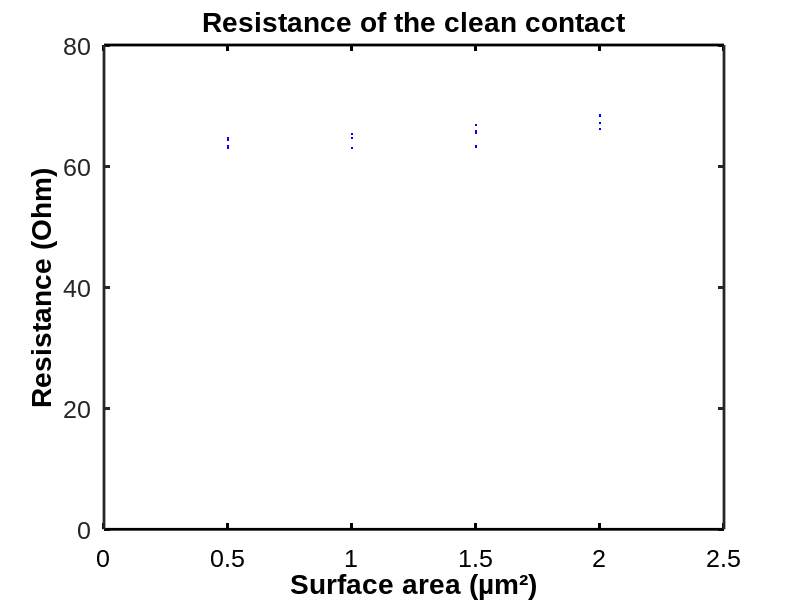

The MATLAB source for this figure:
clear all
clc

R=[63.34 63.08 64.42 64.64 0 65.32 64.6 63 65.26 0 63.259 65.52 66.75 65.79 0 68.3854 67.08 66.15 0 0];
s=[0.5 0.5 0.5 0.5 0.5 1 1 1 1 1 1.5 1.5 1.5 1.5 1.5 2 2 2 2 2];

R(R<1)=NaN;

figure(1)
plot(s,R,'.b');
axis([0 2.5 0 80]);
title('Resistance of the clean contact');
xh=xlabel('Surface area (µm²)');
yh=ylabel('Resistance (Ohm)');
set([xh,yh],...
          'fontweight','bold',...
          'fontsize',20,...
          'color',[0,0,0]);;
    set(gca,...
          'linewidth',2,...
          'xcolor',[0,0,0],...
          'fontsize',18,...
          'fontname','arial');

